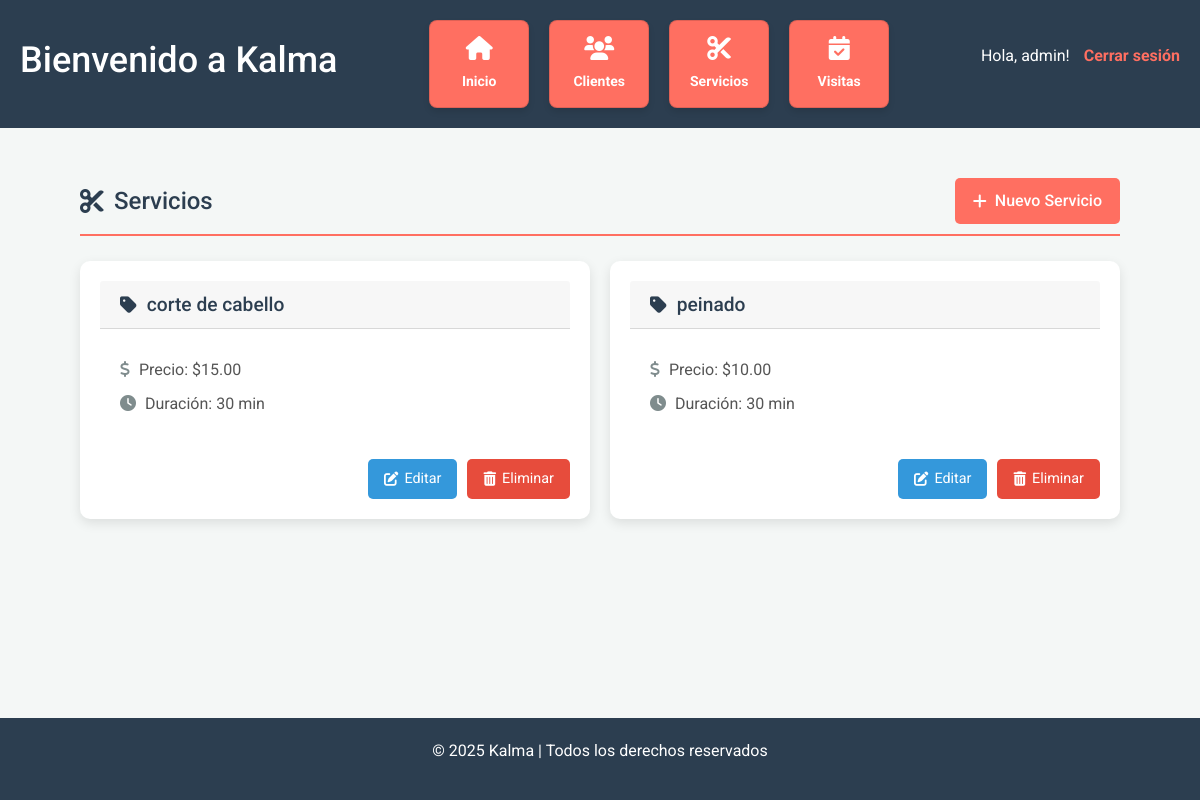
The app's page /servicios/ (signed in), older data.
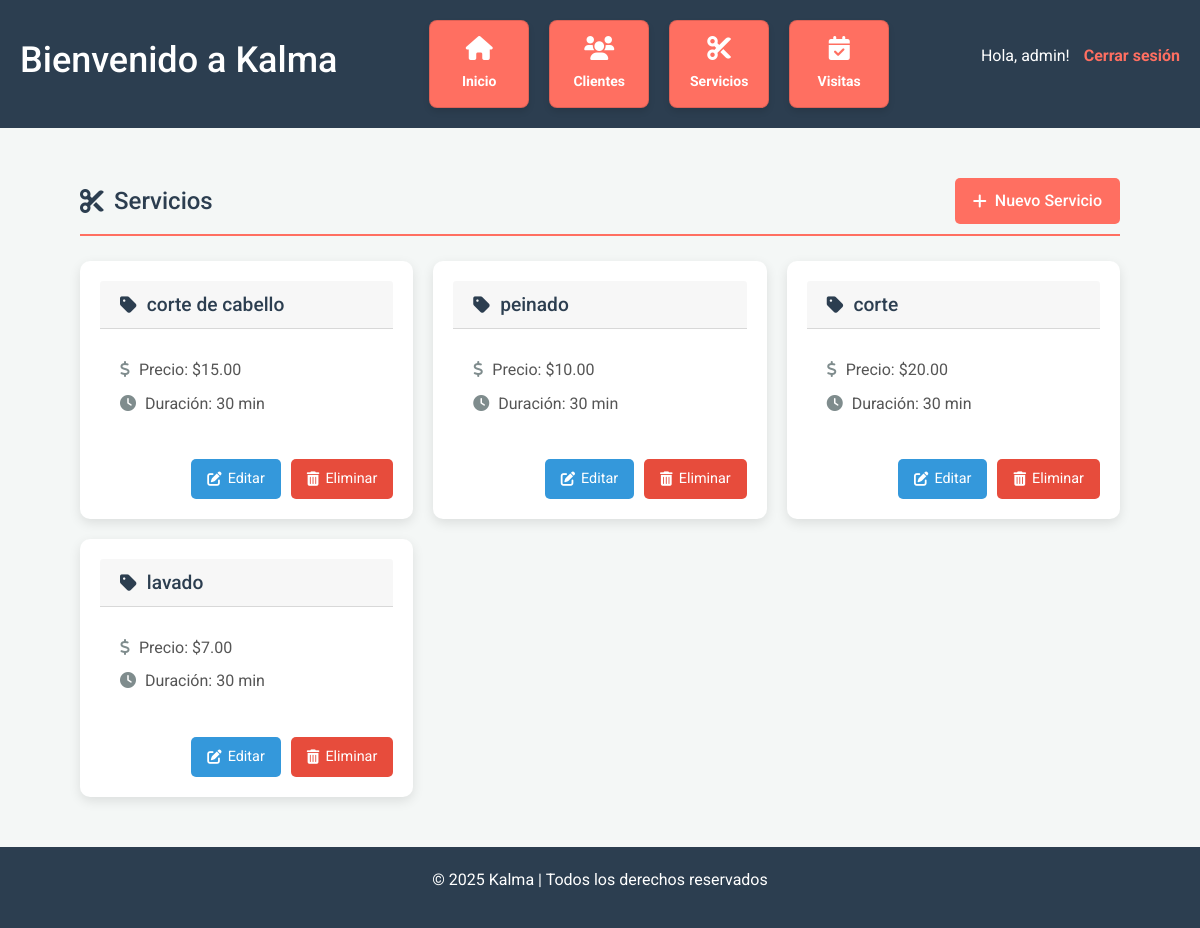
The same page, newer data.
### gestion/models.py (models this page shows, shortened)
class Servicio(models.Model):
    empresa = models.ForeignKey(Empresa, on_delete=models.CASCADE, related_name="servicios", null=True, blank=True)
    nombre = models.CharField(max_length=100)
    precio = models.DecimalField(max_digits=6, decimal_places=2)
    duracion_min = models.IntegerField()

### gestion/views.py (the view)
# urls.py: path('servicios/', views.servicios, name='servicios'),
@login_required
def servicios(request):
    servicios = Servicio.objects.all()
    return render(request, 'servicios.html', {'servicios': servicios})

### gestion/context_processors.py (called while the page is built)
def user_has_empresa(request):
    return {
        'user_has_empresa': request.user.is_authenticated and Empresa.objects.filter(usuario=request.user).exists()
    }

def empresa(request):
    if request.user.is_authenticated:
        empresa = Empresa.objects.filter(usuario=request.user).first()
    else:
        empresa = None
    return {
        'empresa': empresa
    }

### gestion/templates/servicios.html (shortened to what this page needs)
{% extends 'base.html' %}
{% block content %}
<div class="cards-container">
    <div class="header-actions">
        <h2><i class="fas fa-cut"></i> Servicios</h2>
        <a href="{% url 'nuevo_servicio' %}" class="btn-add">
            <i class="fas fa-plus"></i> Nuevo Servicio
        </a>
    </div>
    <div class="cards-grid">
        {% for servicio in servicios %}
        <div class="card-servicio">
            <div class="card-header">
                <h3><i class="fas fa-tag"></i> {{ servicio.nombre }}</h3>
            </div>
            <div class="card-body">
                <p><i class="fas fa-dollar-sign"></i> Precio: ${{ servicio.precio }}</p>
                <p><i class="fas fa-clock"></i> Duración: {{ servicio.duracion_min }} min</p>
            </div>
            <div class="card-actions">
                <a href="{% url 'editar_servicio' servicio.id %}" class="btn btn-edit">
                    <i class="fas fa-edit"></i> Editar
                </a>
                <a href="{% url 'eliminar_servicio' servicio.id %}" class="btn btn-delete"
                    onclick="return confirm('¿Seguro que deseas eliminar este servicio?');">
                    <i class="fas fa-trash-alt"></i> Eliminar
                </a>
            </div>
        </div>
        {% empty %}
        <p>No hay servicios registrados aún.</p>
        {% endfor %}
    </div>
</div>
{% endblock %}

Row changes from the older to the newer data that the page shows:
added Servicio: nombre "corte", precio "20.00", duracion_min "30"
added Servicio: nombre "lavado", precio "7.00", duracion_min "30"
